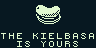

Tiled map render using the project's own tile images. Description and the whole map definition, tile-layer contents included, below:
An orthogonal 12x6 tile map with 8x8 px tiles, 1 tile layer (Tile Layer 1), 2 tilesets.

<map version="1.9" tiledversion="1.9.1" orientation="orthogonal" renderorder="right-down" width="12" height="6" tilewidth="8" tileheight="8" infinite="0" nextlayerid="2" nextobjectid="1">
 <tileset firstgid="1" name="dead" tilewidth="8" tileheight="8" tilecount="128" columns="16">
  <image source="../img/dead.png" width="128" height="64" />
 </tileset>
 <tileset firstgid="129" name="shared" tilewidth="8" tileheight="8" tilecount="128" columns="16">
  <image source="../img/shared.png" width="128" height="64" />
 </tileset>
 <layer id="1" name="Tile Layer 1" width="12" height="6">
  <data encoding="csv">
1,1,1,1,12,13,14,15,1,1,1,1,
1,1,1,1,16,17,18,19,1,1,1,1,
1,1,1,1,20,21,22,23,1,1,1,1,
1,1,1,1,1,1,1,1,1,1,1,1,
223,211,208,1,214,212,208,215,205,204,222,204,
1,1,212,222,1,228,218,224,221,222,1,1
</data>
 </layer>
</map>